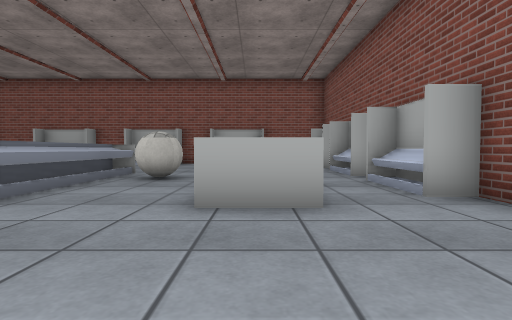
view 1 (above)

16 first-person views from a walk through a 3-D level made in the Unity game engine. The camera is 0.64 m above the floor, tilts 2° down and sees 80° across. The floor is counted in squares, 1 m on a side. Each view is taken from the middle of a square. On the plan, view 1 faces up. The plan holds only what a view shows up to about 9 squares ahead; the rest is blank. The place goes on beyond the plan. The player is left out. Some surface patterns are stand-ins.

view 2
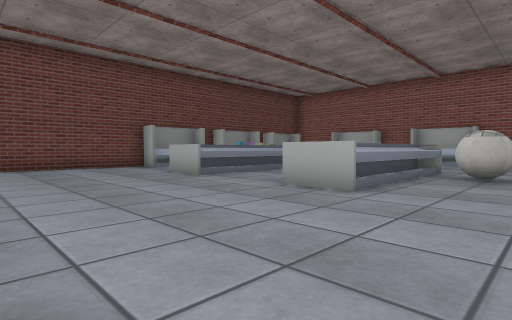

view 3
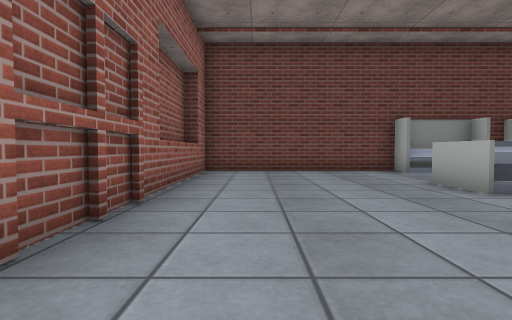

view 4
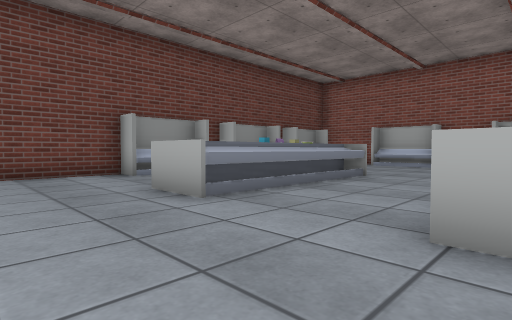

view 5
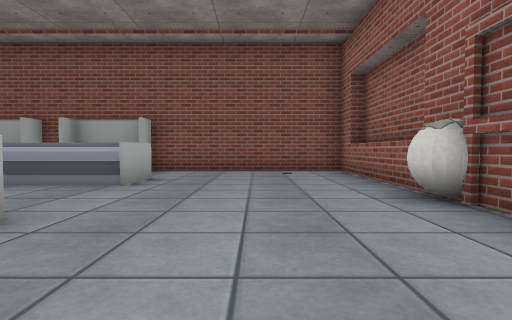

view 6
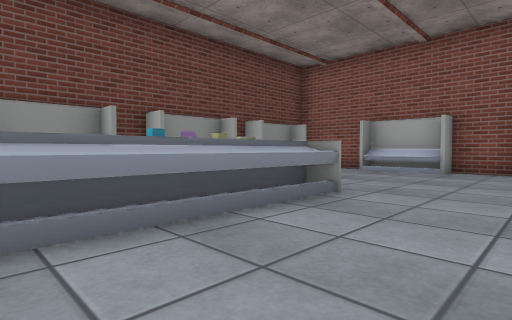

view 7
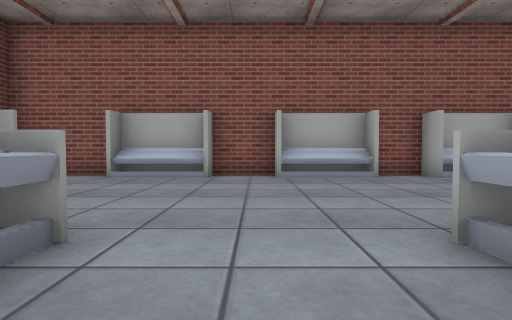

view 8
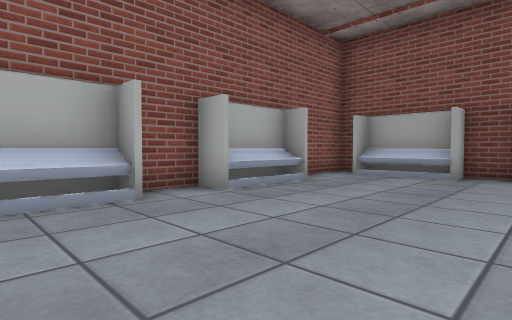

view 9
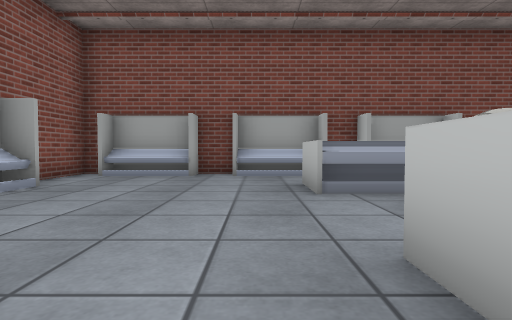

view 10
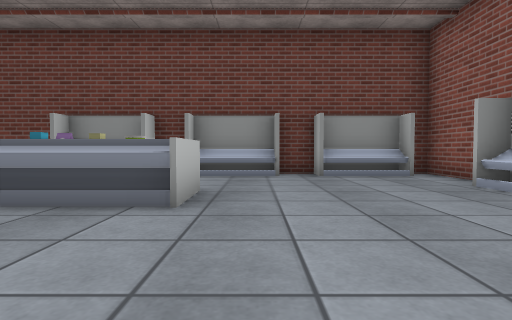

view 11
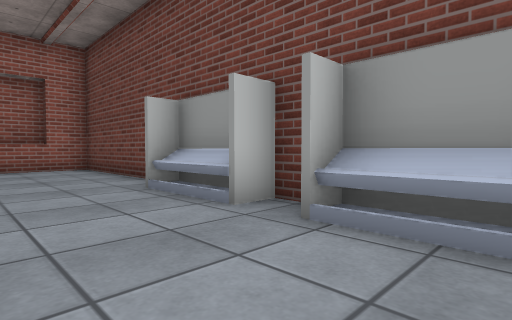

view 12
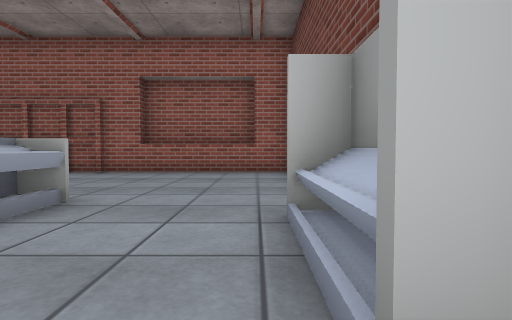

view 13
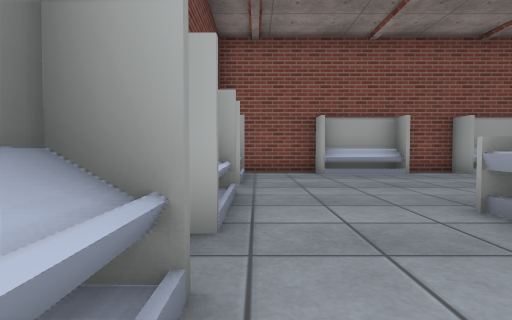

view 14
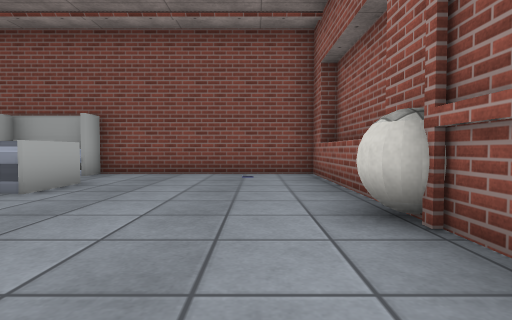

view 15
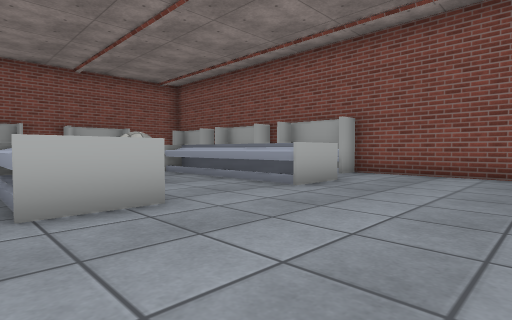

view 16
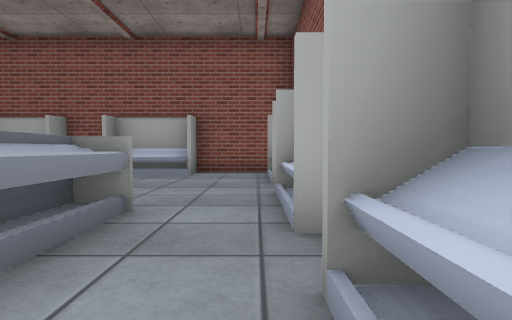

### Floor plan
Points are (right, up) in squares from view 1. A wall is a line through its corners. A room is listed if a view was taken in it or the views show most of it. See-through windows are left out.
Room 1 (views 1, 2, 3, 4, 5, 6, 7, 8, 9, 10, 11, 12, 13, 14, 15, 16)
walls: (-11.2, 6.3) (-11.9, 6.3); (-12, 6.4) (-11.3, 6.4) (-11.3, 4.1) (-12, 4.1); (-3.2, 12.8) (-5.5, 12.8) (-5.5, 13.5) (-11.9, 13.5) (-11.9, 13.1); (-11.9, 7.4) (-11.2, 7.4); (-11.2, 9.5) (-11.9, 9.5) (-11.9, -1.5) (-4.6, -1.5); (-11.9, 4.2) (-11.2, 4.2); (-11.3, 9.6) (-11.3, 7.3) (-12, 7.3); (2.4, 7.6) (2.4, 9.6); (-3.4, -1.5) (3, -1.5) (3, 4.1) (2.4, 4.1) (2.4, 6.4) (3, 6.4); (-7.1, 13.6) (-7.1, 12.8) (-9.3, 12.8) (-9.3, 13.5); (3, 6.3) (2.2, 6.3); (3, 7.3) (2.2, 7.3); (3, 4.4) (3, 13.5) (-1.5, 13.5); (2.4, 10.5) (2.4, 12.9); (-0.6, -1.9) (2.1, -1.9); (0.3, 13.5) (0.3, 12.8) (-1.9, 12.8) (-1.9, 13.5) (-5.4, 13.5); (-11.2, 12.8) (-11.9, 12.8) (-11.9, 9.6); (-11.3, 12.9) (-11.3, 10.5) (-12, 10.5); (-11, -1.9) (-7.8, -1.9); (2.9, 12.8) (2.2, 12.8)
objects: other object (-9, 6); other object (-8, 4) to (-8, 5); other object (-8, 6); other object (-8, 7); other object (-8, 8); other object (-7, 7); other object (-4, 4) to (-3, 8); ball (-3, 7); ball (-2, -1); other object (0, 4) to (0, 8)

Where each view was taken, in squares from view 1:
view 1: 0 up, 0 right, facing up
view 2: 1 down, 1 left, facing up-left
view 3: 0 up, 3 left, facing left
view 4: 1 up, 4 left, facing up-left
view 5: 1 up, 6 left, facing right
view 6: 4 up, 5 left, facing up-left
view 7: 6 up, 6 left, facing up
view 8: 9 up, 5 left, facing up-right
view 9: 9 up, 5 left, facing right
view 10: 9 up, 4 left, facing left
view 11: 9 up, 9 left, facing down-left
view 12: 7 up, 11 left, facing down
view 13: 5 up, 11 left, facing up
view 14: 0 up, 5 left, facing right
view 15: 0 up, 5 left, facing up-right
view 16: 5 up, 2 right, facing up
